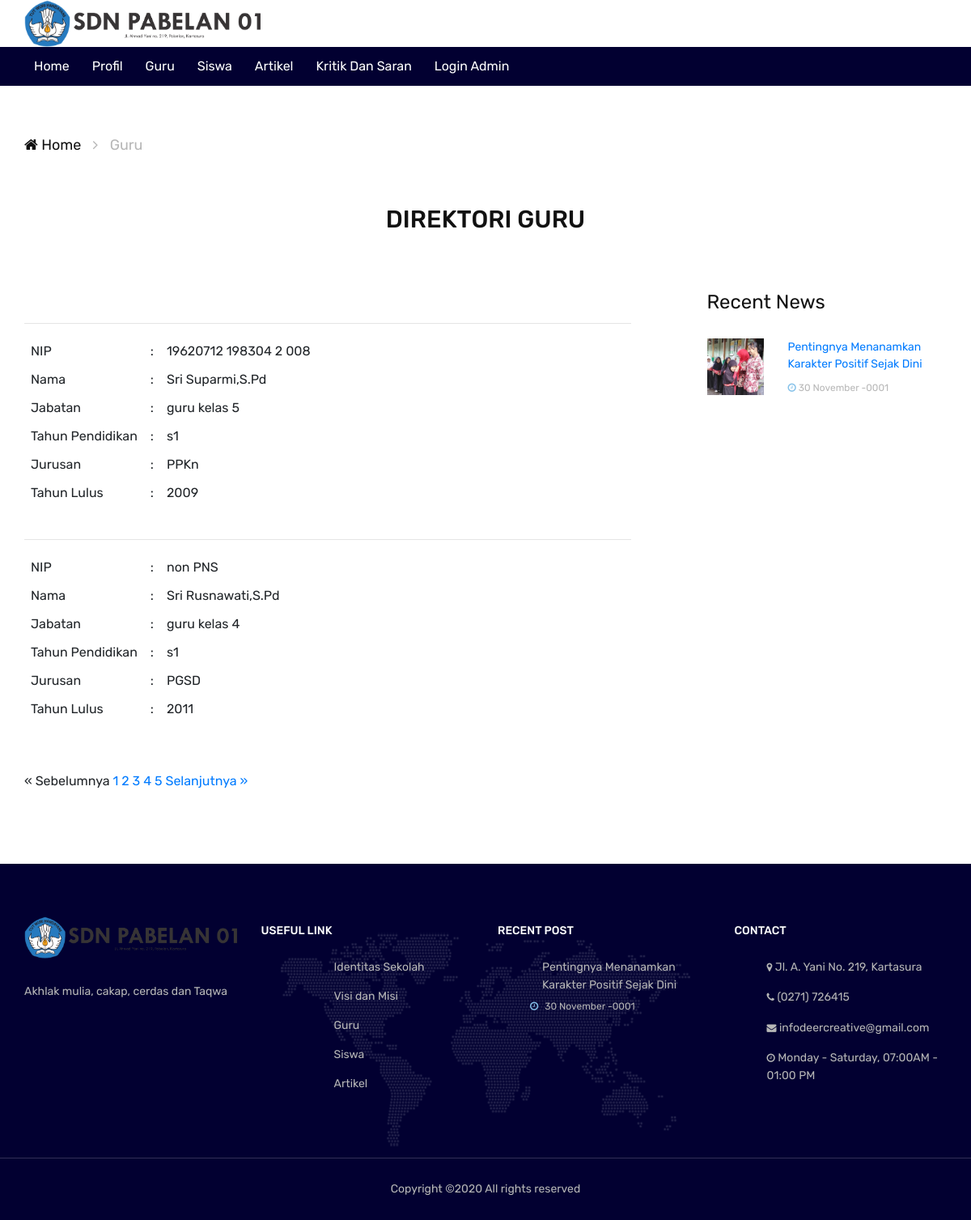
Screenshot of /guru.php with the database file from the repository.
### tables this page shows
CREATE TABLE `guru` (
  `id_guru` int(11) NOT NULL,
  `nip` varchar(30) NOT NULL,
  `namaguru` varchar(25) NOT NULL,
  `jabatan` varchar(255) NOT NULL,
  `t_pddkn` varchar(255) NOT NULL,
  `jurusan` varchar(255) NOT NULL,
  `thn_lulus` year(4) NOT NULL
);

CREATE TABLE `artikel` (
  `id_artikel` int(8) NOT NULL,
  `judul` varchar(255) NOT NULL,
  `konten` text NOT NULL,
  `tanggal` datetime NOT NULL DEFAULT CURRENT_TIMESTAMP,
  `foto_artikel` varchar(255) NOT NULL,
  `id_kategori` int(11) NOT NULL
);

### guru.php (the view, shortened to what this page needs)
<head>
	<link rel="stylesheet" href="css/bootstrap.min.css"/>
	<link rel="stylesheet" href="css/font-awesome.min.css"/>
	<link rel="stylesheet" href="css/themify-icons.css"/>
	<link rel="stylesheet" href="css/owl.carousel.css"/>
	<link rel="stylesheet" href="css/style.css"/>
</head>
<body>
	<header class="header-section">
		<div class="container">
			<a href="index.html"><img width='292px' height='58px' src="img/logo.png" alt=""></a>
		</div>
	</header>
	<nav class="nav-section">
		<div class="container">
			<div class="scrollmenu">
				<a href="index.php">Home</a>
				<div class="dropdown">
					<button class="dropbtn">Profil</button>
				</div>
				<a href="guru.php">Guru</a>
				<a href="siswa.php">Siswa</a>
				<a href="blog.php">Artikel</a>
				<a href="index.php#komen">Kritik Dan Saran</a>
				<a href="admin/login/">Login Admin</a>
			</div>
	</nav>
	<div class="site-breadcrumb">
		<div class="container">
			<a href="index.php"><i class="fa fa-home"></i> Home</a> <i class="fa fa-angle-right"></i>
			<span>Guru</span>
		</div>
	</div>
	<section class="blog-page-section spad pt-0">
		<div class="container">
			<div class="section-title text-center">
				<h3>DIREKTORI GURU</h3>
			</div>
			<div class="row">
				<div class="col-lg-8 post-list">
					<div class="post-item">
								<?php
								include "konektor.php";
								$per_page = 2;
								$page = @$_GET['page'];
								if($page <= 1) {
	 								 $st = 0;
								}else{
	 								 $st = ($page - 1) * $per_page;
								}
								$st = $st;
								$nd = $per_page;
								$limit = "limit $st,$nd";
					        $select = "SELECT * from guru $limit";
					        $query = mysqli_query($conn, $select);
					        while ($dataguru = mysqli_fetch_array($query)) {
					        ?>
					        <br>
					        <table >
			                 <tr>
								<td>NIP</td>
								<td>:</td>
								<td><?php echo $dataguru['nip']; ?></td>
							</tr>
							<tr>
								<td>Nama</td>
								<td>:</td>
								<td><?php echo $dataguru['namaguru']; ?></td>
							</tr>
							<tr>
								<td>Jabatan</td>
								<td>:</td>
								<td><?php echo $dataguru['jabatan']; ?></td>
							</tr>
							<tr>
								<td>Tahun Pendidikan</td>
								<td>:</td>
								<td><?php echo $dataguru['t_pddkn']; ?></td>
							</tr>
							<tr>
								<td>Jurusan</td>
								<td>:</td>
								<td><?php echo $dataguru['jurusan']; ?></td>
							</tr>
		                    <tr>
								<td>Tahun Lulus</td>
								<td>:</td>
								<td><?php echo $dataguru['thn_lulus']; ?></td>
							</tr>
							<hr>
					</table>
					<?php } ?>
					</div>
					<?php
					$exec2 = mysqli_query($conn, "SELECT * FROM guru") or die("kon");
					$hitung_data = mysqli_num_rows($exec2);
					$hitung_data = ceil($hitung_data/$per_page);
					$prev = $page - 1;
					$next = $page + 1;
					if($prev < 1) {
					  echo "&laquo; Sebelumnya";
					}else{
					  echo "<a href='?page=$prev'>&laquo; Sebelumnya</a>";
					}
					for($i=1; $i<=$hitung_data; $i++) {
					  if($page == $i) {
					    echo " " . $i . " ";
					  }else{
					    echo " <a href='?page=$i'>" . $i . "</a> ";
					  }
					}
					if($next > $hitung_data) {
					  echo "Selanjutnya &raquo;";
					}else{
					  echo "<a href='?page=$next'>Selanjutnya &raquo;</a>";
					}
					?>
				</div>
						<div class="col-sm-8 col-md-5 col-lg-4 col-xl-3 offset-xl-1 offset-0 pl-xl-0 sidebar">
					<div class="widget">
						<h5 class="widget-title">Recent News</h5>
						<div class="recent-post-widget">
							<div class="rp-item">
								<?php
								$urut="select * from artikel order by tanggal desc limit 5";
						    	$sql = mysqli_query($conn, $urut);
								while ($isiberita = mysqli_fetch_array($sql))
						        {
						        			$foto = $isiberita[foto_artikel];
						 ?>
								<div class="rp-thumb set-bg" data-setbg="<?php echo $foto; ?>"></div>
								<div class="rp-content">
									<h6><a href="single-blog.php?id_artikel= <?php echo $isiberita['id_artikel']?>"><?php echo $isiberita['judul'] ?></a></h6>
									<p><i class="fa fa-clock-o"></i><?php echo date(' j F Y',strtotime($isiberita['tanggal']))?></p>
									<br>
								</div>
							<?php }?>
							</div>
						</div>
					</div>
				</div>
					</div>
			</div>
	</section>
	<footer class="footer-section">
		<div class="container footer-top">
			<div class="row">
				<div class="col-sm-6 col-lg-3 footer-widget">
					<div class="about-widget">
						<img src="img/logo.png" alt="">
						<p>Akhlak mulia, cakap, cerdas dan Taqwa</p>
					</div>
				</div>
				<div class="col-sm-6 col-lg-3 footer-widget">
					<h6 class="fw-title">USEFUL LINK</h6>
					<div class="dobule-link">
						<ul>
							<li><a href="about.php">Identitas Sekolah</a></li>
							<li><a href="visimisi.php">Visi dan Misi</a></li>
							<li><a href="guru.php">Guru</a></li>
							<li><a href="siswa.php">Siswa</a></li>
							<li><a href="blog.php">Artikel</a></li>
						</ul>
					</div>
				</div>
				<div class="col-sm-6 col-lg-3 footer-widget">
					<h6 class="fw-title">RECENT POST</h6>
					<ul class="recent-post">
						<?php
						require_once 'konektor.php';
						$footer="select * from artikel order by tanggal desc limit 2";
						$sqlfooter = mysqli_query($conn, $footer);
						while ($beritafooter = mysqli_fetch_array($sqlfooter)) { ?>
						<li>
							<div class="col-sm-12"><p><?php echo $beritafooter['judul'] ?></p></div>
							<span><i class="fa fa-clock-o"></i><?php echo date(' j F Y',strtotime($beritafooter['tanggal']))?></span>
						</li>
						<?php } ?>
					</ul>
				</div>
				<div class="col-sm-6 col-lg-3 footer-widget">
					<h6 class="fw-title">CONTACT</h6>
					<ul class="contact">
						<li><p><i class="fa fa-map-marker"></i> Jl. A. Yani No. 219, Kartasura</p></li>
						<li><p><i class="fa fa-phone"></i> (0271) 726415</p></li>
						<li><p><i class="fa fa-envelope"></i> infodeercreative@gmail.com</p></li>
						<li><p><i class="fa fa-clock-o"></i> Monday - Saturday, 07:00AM - 01:00 PM</p></li>
					</ul>
				</div>
			</div>
		</div>
		<div class="copyright">
			<div class="container">
				<p>
Copyright &copy;<script>document.write(new Date().getFullYear());</script> All rights reserved
</p>
			</div>
		</div>
	</footer>
</body>
</html>

### css/style.css (style rules this page uses)
html, body { height: 100%; font-family: 'Rubik', sans-serif; }
h1, h2, h3, h4, h5, h6 { color: #111111; margin: 0; font-weight: 500; font-family: 'Rubik', sans-serif; }
h3 { font-size: 30px; }
h5 { font-size: 20px; }
h6 { font-size: 14px; }
p { font-size: 14px; color: #636363; line-height: 1.6; }
img { max-width: 100%; }
.scrollmenu { white-space: nowrap; }
.scrollmenu a { display: inline-block; color: white; padding: 12px; text-decoration: none; }
.dropbtn { background: #020031; color: white; padding: 12px; font-size: 16px; border: none; cursor: pointer; z-index: 10; }
.dropdown { background: #020031; position: relative; display: inline-block; z-index: 10; }
.spad { padding-top: 90px; padding-bottom: 90px; }
.section-title { margin-bottom: 70px; }
.section-title h3 { text-transform: uppercase; margin-bottom: 20px; }
.set-bg { background-repeat: no-repeat; background-size: cover; background-position: center 0; }
.header-section { padding: 0px 0; overflow: hidden; }
.nav-section { background: #020031; z-index: 10; }
.footer-section { background-color: #020031; background-image: url("../img/footer-bg.png"); background-repeat: no-repeat; background-position: center 75px; }
.footer-section .footer-top { padding: 65px 15px; }
.footer-section .copyright { border-top: 1px solid #312f56; padding: 27px 0; text-align: center; }
.footer-section .copyright p { color: #b7b7b7; margin-bottom: 0; }
.footer-widget .fw-title { text-transform: uppercase; color: #fff; margin-bottom: 25px; padding-top: 10px; }
.footer-widget p, .footer-widget span { color: #b7b7b7; }
.footer-widget ul { list-style: none; }
.footer-widget .about-widget img { margin-bottom: 30px; }
.footer-widget .about-widget p { margin-bottom: 35px; }
.footer-widget .dobule-link ul { display: inline-block; }
.footer-widget .dobule-link ul a { display: block; font-size: 14px; color: #b7b7b7; margin-bottom: 15px; }
.footer-widget .dobule-link ul li:last-child a { margin-bottom: 0; }
.footer-widget .dobule-link ul:last-child { margin-left: 50px; }
.footer-widget .recent-post li { margin-bottom: 25px; }
.footer-widget .recent-post p { margin-bottom: 5px; }
.footer-widget .recent-post span { font-size: 12px; }
.footer-widget .recent-post span i { color: #85C1E9; margin-right: 5px; }
.footer-widget .contact li { margin-bottom: 15px; display: block; }
.footer-widget .contact li p { margin-bottom: 0; }
.footer-widget .contact i { font-size: 12px; }
.site-breadcrumb { padding: 60px 0; color: #b7b7b7; font-size: 18px; }
.site-breadcrumb a { color: #111111; }
.site-breadcrumb a i { margin: 0; }
.site-breadcrumb i { margin: 0 10px; }
.post-item { margin-bottom: 60px; }
.widget { margin-bottom: 55px; margin-left: -19px; }
.widget .widget-title { font-weight: 400; font-size: 24px; margin-bottom: 30px; }
.widget .recent-post-widget .rp-item { margin-bottom: 25px; display: block; overflow: hidden; }
.widget .recent-post-widget .rp-thumb { width: 70px; height: 70px; float: left; margin-right: 30px; }
.widget .recent-post-widget .rp-content { padding-left: 100px; }
.widget .recent-post-widget .rp-content p { font-size: 12px; color: #b7b7b7; margin-bottom: 0; }
.widget .recent-post-widget .rp-content p i { color: #85C1E9; }
.widget .recent-post-widget .rp-content h6 { font-size: 14px; font-weight: 400; line-height: 1.5; margin-bottom: 10px; }
@media (min-width: 1200px) { .container { max-width: 1170px; } }

### guru.php (style rules this page uses)
th, td { padding: 8px; }

### rows the page displays
guru: nip "19620712 198304 2 008", namaguru "Sri Suparmi,S.Pd", jabatan "guru kelas 5", t_pddkn "s1", jurusan "PPKn", thn_lulus "2009"
guru: nip "non PNS", namaguru "Sri Rusnawati,S.Pd", jabatan "guru kelas 4", t_pddkn "s1", jurusan "PGSD", thn_lulus "2011"
artikel: judul "Pentingnya Menanamkan Karakter Positif Sejak Dini", tanggal "30 November -0001"
